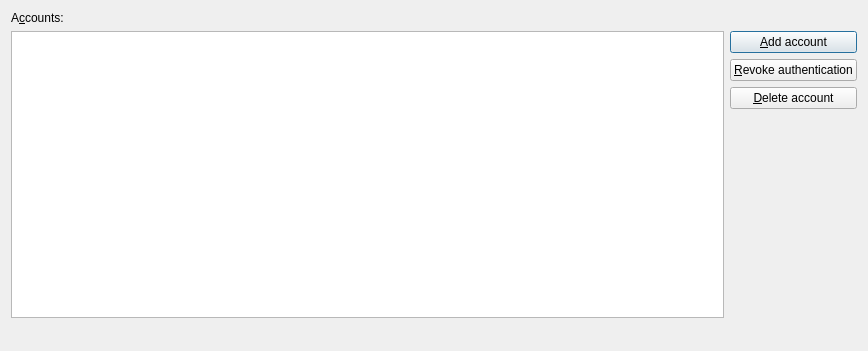
<?xml version="1.0" encoding="UTF-8"?>
<ui version="4.0">
 <class>ManageAccountsDialog</class>
 <widget class="QDialog" name="ManageAccountsDialog">
  <property name="geometry">
   <rect>
    <x>0</x>
    <y>0</y>
    <width>868</width>
    <height>351</height>
   </rect>
  </property>
  <property name="sizePolicy">
   <sizepolicy hsizetype="Expanding" vsizetype="Expanding">
    <horstretch>0</horstretch>
    <verstretch>0</verstretch>
   </sizepolicy>
  </property>
  <property name="windowTitle">
   <string>Dialog</string>
  </property>
  <layout class="QVBoxLayout" name="verticalLayout">
   <item>
    <widget class="QLabel" name="accountsLabel">
     <property name="text">
      <string>A&amp;ccounts:</string>
     </property>
     <property name="buddy">
      <cstring>tableView</cstring>
     </property>
    </widget>
   </item>
   <item>
    <layout class="QHBoxLayout" name="buttonsAndTableHorizontalLayout">
     <item>
      <widget class="QTableView" name="tableView">
       <property name="selectionBehavior">
        <enum>QAbstractItemView::SelectRows</enum>
       </property>
       <attribute name="horizontalHeaderHighlightSections">
        <bool>false</bool>
       </attribute>
       <attribute name="verticalHeaderVisible">
        <bool>false</bool>
       </attribute>
       <attribute name="verticalHeaderHighlightSections">
        <bool>false</bool>
       </attribute>
      </widget>
     </item>
     <item>
      <layout class="QVBoxLayout" name="buttonsVerticalLayout">
       <item>
        <widget class="QPushButton" name="addNewAccountButton">
         <property name="text">
          <string>&amp;Add account</string>
         </property>
        </widget>
       </item>
       <item>
        <widget class="QPushButton" name="revokeAuthenticationButton">
         <property name="text">
          <string>&amp;Revoke authentication</string>
         </property>
        </widget>
       </item>
       <item>
        <widget class="QPushButton" name="deleteAccountButton">
         <property name="text">
          <string>&amp;Delete account</string>
         </property>
        </widget>
       </item>
       <item>
        <spacer name="verticalSpacer">
         <property name="orientation">
          <enum>Qt::Vertical</enum>
         </property>
         <property name="sizeHint" stdset="0">
          <size>
           <width>20</width>
           <height>60</height>
          </size>
         </property>
        </spacer>
       </item>
      </layout>
     </item>
    </layout>
   </item>
   <item>
    <widget class="QLabel" name="statusBarLabel">
     <property name="styleSheet">
      <string notr="true">margin-top: 2px;</string>
     </property>
    </widget>
   </item>
  </layout>
 </widget>
 <resources/>
 <connections/>
</ui>
